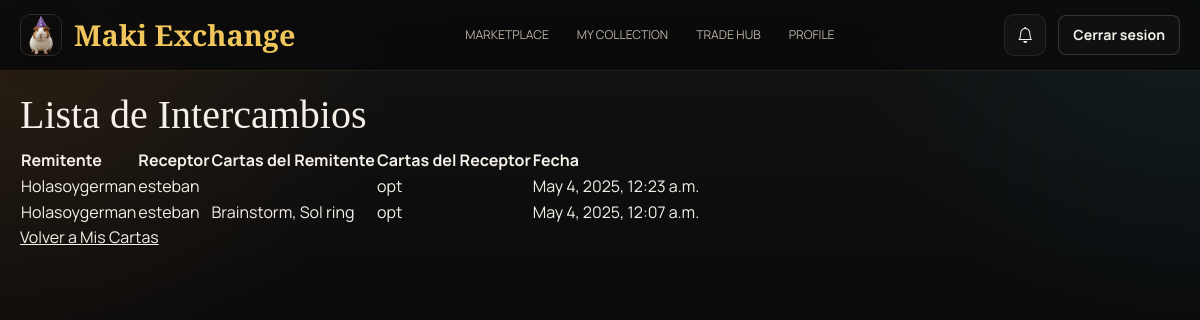
The app's page /users/exchanges/ (signed in) with its own data.
### users/models.py (models this page shows, shortened)
class Exchange(models.Model):
    sender = models.ForeignKey(CustomUser, on_delete=models.CASCADE, related_name='sent_exchanges')
    receiver = models.ForeignKey(CustomUser, on_delete=models.CASCADE, related_name='received_exchanges')
    sender_cards = models.TextField()
    receiver_cards = models.TextField()
    date = models.DateTimeField(auto_now_add=True)
    STATUS_CHOICES = [
        ('pending', 'Pendiente'),
        ('accepted', 'Aceptado'),
        ('rejected', 'Rechazado'),
    ]
    status = models.CharField(max_length=10, choices=STATUS_CHOICES, default='pending')
    EXCHANGE_TYPE_CHOICES = [
        ('sale', 'Venta'),
        ('trade', 'Cambio'),
    ]
    exchange_type = models.CharField(max_length=10, choices=EXCHANGE_TYPE_CHOICES, default='trade')

class CustomUser(AbstractUser):
    CITY_CHOICES = [
        ('Quito', 'Quito'),
        ('Machala', 'Machala'),
        ('Guayaquil', 'Guayaquil'),
        ('Cuenca', 'Cuenca'),
        ('Ambato', 'Ambato'),
    ]
    city = models.CharField(max_length=50, choices=CITY_CHOICES, default='Quito')
    phone_number = models.CharField(max_length=15, blank=True, null=True)
    PREFERRED_STORE_CHOICES = [
        ('monkey_planet', 'Monkey Planet'),
        ('baul_del_enano', 'Baul del Enano'),
        ('dragonscave', 'Dragonscave'),
        ('camelot', 'Camelot'),
        ('tiempo_de_juegos', 'Tiempo de Juegos'),
    ]
    preferred_store = models.CharField(
        max_length=20,
        choices=PREFERRED_STORE_CHOICES,
        blank=True,
        null=True,
    )
    TRANSACTION_PREFERENCE_CHOICES = [
        ('sell_only', 'Solo Venta'),
        ('trade_only', 'Solo Cambio'),
        ('trade_and_sell', 'Cambio y Venta'),
        ('display_only', 'Solo Display'),
    ]
    transaction_preference = models.CharField(
        max_length=20,
        choices=TRANSACTION_PREFERENCE_CHOICES,
        default='trade_and_sell',
        blank=True,
        null=True,
    )

### users/views.py (the view)
# urls.py: path('exchanges/', views.list_exchanges, name='list_exchanges'),
@login_required
def list_exchanges(request):
    user_exchanges = Exchange.objects.filter(Q(sender=request.user) | Q(receiver=request.user)).order_by('-date')
    return render(request, 'users/exchange_list.html', {'exchanges': user_exchanges})

### templates/users/exchange_list.html
{% extends 'base.html' %}
{% block content %}
<h1>Lista de Intercambios</h1>
<table>
    <thead>
        <tr>
            <th>Remitente</th>
            <th>Receptor</th>
            <th>Cartas del Remitente</th>
            <th>Cartas del Receptor</th>
            <th>Fecha</th>
        </tr>
    </thead>
    <tbody>
        {% for exchange in exchanges %}
        <tr>
            <td>{{ exchange.sender.username }}</td>
            <td>{{ exchange.receiver.username }}</td>
            <td>{{ exchange.sender_cards }}</td>
            <td>{{ exchange.receiver_cards }}</td>
            <td>{{ exchange.date }}</td>
        </tr>
        {% endfor %}
    </tbody>
</table>
<a href="{% url 'card_list' %}">Volver a Mis Cartas</a>
{% endblock %}

### static/css/style.css (style rules this page uses)
:root { --bg: #0b0b0c; --bg-elevated: #111113; --panel: rgba(18, 18, 20, 0.88); --panel-border: rgba(255, 255, 255, 0.08); --gold: #f1c75b; --gold-strong: #ffcf5a; --text: #f4f0e8; --muted: #b9b1a3; --teal: #0f7c86; --ember: #d96a34; --shadow: 0 24px 60px rgba(0, 0, 0, 0.38); }
* { box-sizing: border-box; }
html { background: var(--bg); }
body { margin: 0; min-height: 100vh; font-family: "Manrope", "Segoe UI", sans-serif; color: var(--text); line-height: 1.5; background: radial-gradient(circle at top left, rgba(103, 63, 20, 0.3), transparent 28%), radial-gradient(circle at top right, rgba(11, 86, 94, 0.18), transparent 24%), linear-gradient(180deg, #131313 0%, #0b0b0c 38%, #090909 100%); }
a { color: inherit; }
main h1, main h2, main h3 { font-family: "Cormorant Garamond", Georgia, serif; color: var(--text); }

### records on screen
Exchange: sender.username "Holasoygerman", receiver.username "esteban", receiver_cards "opt", date "May 4, 2025, 12:23 a.m."
Exchange: sender.username "Holasoygerman", receiver.username "esteban", sender_cards "Brainstorm, Sol ring", receiver_cards "opt", date "May 4, 2025, 12:07 a.m."
